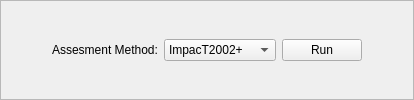
        <widget class="QFrame" name="frame_6">
         <property name="styleSheet">
          <string notr="true">background: none;</string>
         </property>
         <property name="frameShape">
          <enum>QFrame::StyledPanel</enum>
         </property>
         <property name="frameShadow">
          <enum>QFrame::Raised</enum>
         </property>
         <layout class="QHBoxLayout" name="horizontalLayout_2">
          <item>
           <spacer name="horizontalSpacer_2">
            <property name="orientation">
             <enum>Qt::Horizontal</enum>
            </property>
            <property name="sizeHint" stdset="0">
             <size>
              <width>40</width>
              <height>20</height>
             </size>
            </property>
           </spacer>
          </item>
          <item>
           <layout class="QHBoxLayout" name="horizontalLayout">
            <item>
             <widget class="QLabel" name="label">
              <property name="text">
               <string>Assesment Method:</string>
              </property>
             </widget>
            </item>
            <item>
             <widget class="QComboBox" name="comboBox">
              <property name="sizePolicy">
               <sizepolicy hsizetype="Preferred" vsizetype="Fixed">
                <horstretch>0</horstretch>
                <verstretch>0</verstretch>
               </sizepolicy>
              </property>
              <item>
               <property name="text">
                <string>ImpacT2002+</string>
               </property>
              </item>
              <item>
               <property name="text">
                <string>EcoIndicator99</string>
               </property>
              </item>
              <item>
               <property name="text">
                <string>ReCiPe</string>
               </property>
              </item>
              <item>
               <property name="text">
                <string>EPS2000</string>
               </property>
              </item>
             </widget>
            </item>
            <item>
             <widget class="QPushButton" name="pushButton">
              <property name="layoutDirection">
               <enum>Qt::LeftToRight</enum>
              </property>
              <property name="autoFillBackground">
               <bool>false</bool>
              </property>
              <property name="styleSheet">
               <string notr="true"/>
              </property>
              <property name="text">
               <string>Run</string>
              </property>
              <property name="icon">
               <iconset resource="../appMainGui.qrc">
                <normaloff>:/icon/icon/run.png</normaloff>:/icon/icon/run.png</iconset>
              </property>
             </widget>
            </item>
           </layout>
          </item>
          <item>
           <spacer name="horizontalSpacer">
            <property name="orientation">
             <enum>Qt::Horizontal</enum>
            </property>
            <property name="sizeHint" stdset="0">
             <size>
              <width>40</width>
              <height>20</height>
             </size>
            </property>
           </spacer>
          </item>
         </layout>
        </widget>
